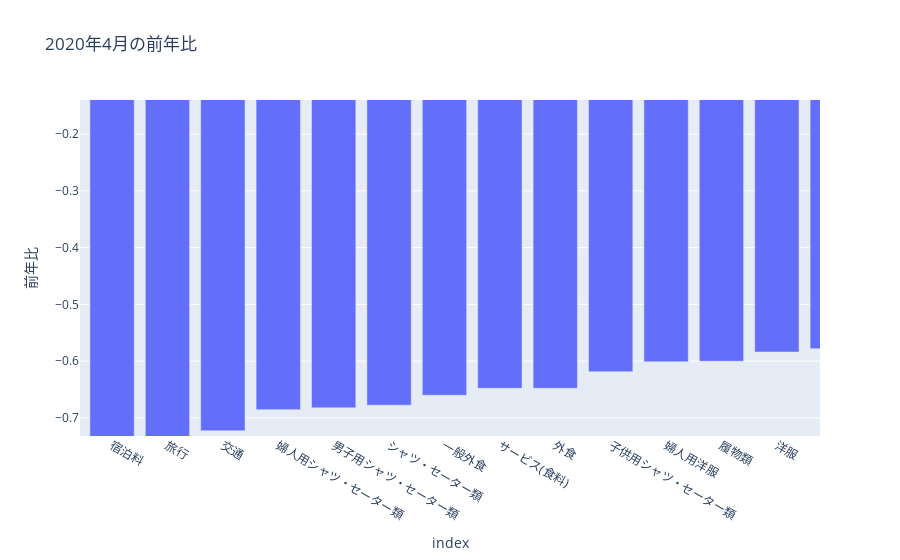

Source (notebook cell):
### Code cell
df_yoy = df.copy()
df_yoy.index = df_yoy['date']
df_yoy = df_yoy.loc[:, ~df_yoy.columns.isin(['date'])]
df_yoy = df_yoy.pct_change(12)
df_yoy2004 = df_yoy.loc['2020-4'].T.sort_values(by='20200430')
df_yoy2004.columns = ['前年比']
fig = px.bar(df_yoy2004, x=df_yoy2004.index, y='前年比', title='2020年4月の前年比', width=1000)
fig.show()

### Figure 1 — Plotly figure (JSON) as saved in the notebook; plotly's stock layout.template omitted (floating-point values rounded to 4 significant figures; data arrays with more than 128 entries replaced by an {"elided": "..."} marker saying what was removed)
{"data": [{"alignmentgroup": "True", "hovertemplate": "index=%{x}<br>前年比=%{y}<extra></extra>", "legendgroup": "", "marker": {"color": "#636efa"}, "name": "", "offsetgroup": "", "orientation": "v", "showlegend": false, "textposition": "auto", "type": "bar", "x": {"elided": "187 str values"}, "xaxis": "x", "y": {"elided": "187 float values"}, "yaxis": "y"}], "layout": {"autosize": true, "barmode": "relative", "legend": {"tracegroupgap": 0}, "title": {"text": "2020年4月の前年比"}, "xaxis": {"anchor": "y", "autorange": false, "domain": [0, 1], "range": [0.4212, 13.78], "title": {"text": "index"}, "type": "category"}, "yaxis": {"anchor": "x", "autorange": false, "domain": [0, 1], "range": [-0.7319, -0.14], "title": {"text": "前年比"}, "type": "linear"}}}
